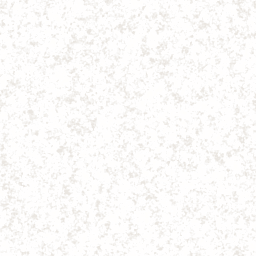
#> input picture assets/showroom/grain.webp, 256 x 256 px, given in place of color.jpg, which was not available; the run also reads 1 picture not shown here
$ python make_news_assets.py
#> lines starting #> are read from the running program, lines starting #| are printed output that depends on the picture
### tools/showroom-assets/auditorium/grade_hall.py
#!/usr/bin/env python3
"""Финальная цветокоррекция рендера зала «Обучения» под гамму сайта и выгрузка hall*.webp.

Вход:  /tmp/aud_graded.png (результат academy_auditorium.py, уже прошёл S.grade) либо путь первым аргументом.
Выход: assets/academy/hall.webp (2880×1620), hall-s.webp (1500 px), hall-m.webp (кроп для телефона 1,28:1, 1200 px);
       --out DIR — писать в другую папку (предпросмотр, сайт не трогаем).

Зачем отдельный шаг: рендер зала светлее и «белее» других страниц (L ≈ 78 против 68–70, chroma ≈ 11 против 15, hue 76° против 85–89° у стены брендов
и зала главной). Делаем частичный перенос цвета в Lab (не до полного совпадения — зал белый по задумке владельца):
  a, b — перенос к целевым средним, но с ВЕСОМ, который гасит правку у синих пикселей (кресла, арки, логотип): w = clip(1 + b/14, 0..1),
         поэтому тёмно-синий остаётся тёмно-синим, а кремовые стены/пол/латунь уходят в тёплый «травертиновый» тон сайта;
  L  — среднее → TARGET_L (67,5: зал чуть темнее, как просил заказчик), контраст × 1.09 вокруг среднего + мягкий локальный контраст CLAHE (clarity 0,32) — структура материалов и тени.
Параметры считаются по самому рендеру, поэтому все размеры получают один и тот же сдвиг.
"""
import sys, os
import numpy as np, cv2
from PIL import Image, ImageFilter

HERE = os.path.dirname(os.path.abspath(__file__))
ROOT = os.path.join(HERE, '..', '..', '..', 'assets', 'academy')
args = [a for a in sys.argv[1:] if not a.startswith('--')]
SRC = args[0] if args else '/tmp/aud_graded.png'
OUT = sys.argv[sys.argv.index('--out') + 1] if '--out' in sys.argv else ROOT
if '--out' in sys.argv and OUT in args: args.remove(OUT); SRC = args[0] if args else '/tmp/aud_graded.png'

T = dict(L_mean=float(os.environ.get('G_L', 64.0)), L_contrast=float(os.environ.get('G_LC', 1.09)), clarity=float(os.environ.get('G_CLARITY', .32)),
         a_mean=float(os.environ.get('G_A', .7)), b_mean=float(os.environ.get('G_B', 10.8)), chroma_max=float(os.environ.get('G_CMAX', 24)))      # общий цвет сайта: hue ≈ 85–86°, a ≈ 0,8, b ≈ 10–13 (было a 1,6 / b 13,2 / chroma ≤ 30 — «слишком жёлтый» зал, hue 83°)


def lab_of(rgb8):
    return cv2.cvtColor(rgb8.astype(np.float32) / 255, cv2.COLOR_RGB2LAB)


def stats(lab):
    L, A, B = lab[..., 0], lab[..., 1], lab[..., 2]
    return 'L %.1f±%.1f  a %.1f  b %.1f  chroma %.1f  hue %.1f°' % (L.mean(), L.std(), A.mean(), B.mean(), np.hypot(A, B).mean(), np.degrees(np.arctan2(B.mean(), A.mean())))


def regrade(img8, ref):
    """ref — Lab-статистика исходного кадра (чтобы все размеры сдвигались одинаково)"""
    lab = lab_of(img8); L, A, B = lab[..., 0], lab[..., 1], lab[..., 2]
    w = np.clip(1 + B / 14.0, 0, 1)                         # 1 — нейтральные/тёплые, 0 — насыщенно-синие
    w = cv2.GaussianBlur(w, (0, 0), 1.2)                    # без «ореолов» на кромках кресел и букв
    A2 = A + (T['a_mean'] - ref['a']) * w
    B2 = B + (T['b_mean'] - ref['b']) * w
    L2 = (L - ref['L']) * T['L_contrast'] + T['L_mean']
    # на самых светлых местах (экран, блики) не сдвигаем L вверх — иначе пересвет
    L2 = np.where(L > 94, np.minimum(L, 99), np.clip(L2, 0, 98.5))
    if T['clarity']:                                         # «живая» структура: мягкий локальный контраст (CLAHE по яркости) — штукатурка, ткань, камень читаются, тени глубже
        h_, w_ = L2.shape; L16 = np.clip(L2 / 100 * 65535, 0, 65535).astype(np.uint16)
        cl = cv2.createCLAHE(clipLimit=1.8, tileGridSize=(max(4, w_ // 360), max(3, h_ // 360))).apply(L16).astype(np.float32) / 65535 * 100
        L2 = L2 * (1 - T['clarity']) + cl * T['clarity']
    C = np.hypot(A2, B2); k = np.where(C > T['chroma_max'], T['chroma_max'] / np.maximum(C, 1e-3), 1.0)
    out = cv2.cvtColor(np.stack([L2, A2 * k, B2 * k], -1).astype(np.float32), cv2.COLOR_LAB2RGB)
    return (np.clip(out, 0, 1) * 255 + .5).astype(np.uint8)


# [20 lines left out: function main, not called in this run]


# [2 lines that do not run on import are left out]

### tools/showroom-assets/news/make_news_assets.py
#!/usr/bin/env python3
"""Материалы газеты (news.html, css/news-paper.css): плита каменного стола, бумага, «печатные» фото.

  python3 tools/showroom-assets/news/make_news_assets.py            # всё в assets/news/
  python3 tools/showroom-assets/news/make_news_assets.py table      # только стол (table / paper / photos)

Стол: травертин из пака CC0-текстур (travertine-ivory, зеркальная раскладка 2×2 — шов гасят свет и тень), цвет — к общему цвету сайта (Lab, hue ≈ 85°),
затем свет окна слева сверху и мягкая тень листьев (альфа слоя `assets/showroom/layer-plant.webp`, размытая, сдвинутая по лучу).
Бумага: волокна paper-white, бесшовно (зеркало 2×2), цвет газетной бумаги (тёплый кремовый, L ≈ 93).
Фото: «печатный» вид — цвет приглушён наполовину и сведён к тёплому тону сайта, чуть выше контраст; оригинал показывается при наведении и в чтении статьи."""
import os, sys
import numpy as np, cv2
from PIL import Image

HERE = os.path.dirname(os.path.abspath(__file__)); ROOT = os.path.normpath(os.path.join(HERE, '..', '..', '..'))
what = sys.argv[1] if len(sys.argv) > 1 else 'all'
sys.argv = sys.argv[:1]                                                         # grade_hall читает argv при импорте
sys.path.insert(0, os.path.join(HERE, '..', 'auditorium'))
import grade_hall as GH                                                         # lab_of / regrade / stats

TEX = os.path.join(ROOT, 'tools', 'showroom-assets', 'textures'); OUT = os.path.join(ROOT, 'assets', 'news')
os.makedirs(OUT, exist_ok=True)


def save(img, name, q=84):
    p = os.path.join(OUT, name); Image.fromarray(img).save(p, quality=q, method=6); print('%-18s %5d КБ  %s' % (name, os.path.getsize(p) // 1024, 'x'.join(map(str, img.shape[1::-1]))))


def table():
    tex = np.asarray(Image.open(os.path.join(TEX, 'travertine-ivory', 'color.jpg')).convert('RGB'))
    W, H = 2560, 1700
    big = cv2.resize(tex, (2700, 2700), interpolation=cv2.INTER_CUBIC)                                            # одна плита без швов: текстура чуть крупнее (×1,32), кроп из неё
    ox, oy = 70, 500
    crop = big[oy:oy + H, ox:ox + W].copy()
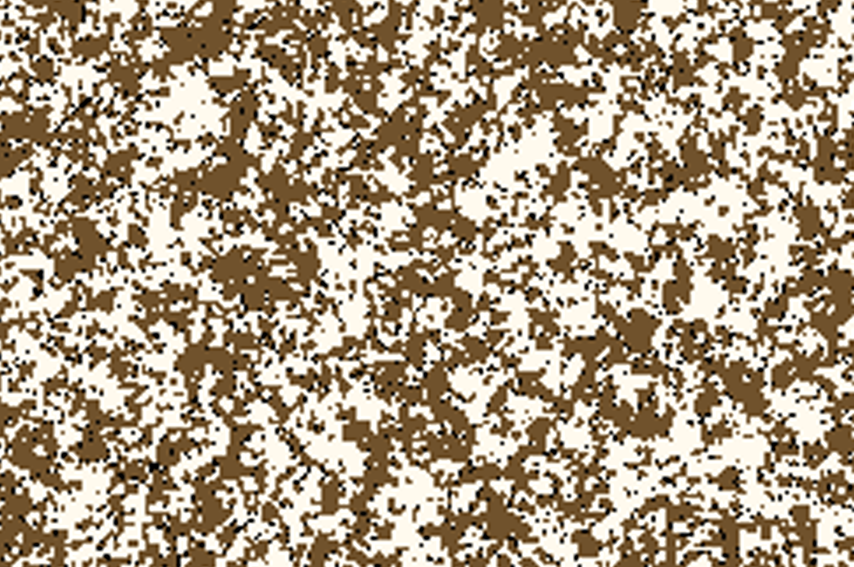
#> crop: shape (1700, 2560, 3) (shown at 1/3 size); mean R, G, B 170.9, 155, 132.7
    lab = GH.lab_of(crop); ref = dict(L=lab[..., 0].mean(), a=lab[..., 1].mean(), b=lab[..., 2].mean())
#> in lab_of, `return cv2.cvtColor(rgb8.astype(np.float32) / 255, cv2.COLOR_RGB2LAB)`: returned value: shape (1700, 2560, 3) float32; mean of channels 0, 1, 2 62.5, 3.5, 14.9
#> after `ref = dict(L=lab[..., 0].mean(), a=lab[..., 1].mean(), b=lab[..., 2].m`: ref = {'L': 63.44, 'a': 3.5, 'b': 14.85}
    GH.T.update(L_mean=70.0, L_contrast=1.10, clarity=0.0, a_mean=1.0, b_mean=12.6, chroma_max=24)
    img = GH.regrade(crop, ref).astype(np.float32) / 255
    yy, xx = np.mgrid[0:H, 0:W].astype(np.float32); u, v = xx / W, yy / H
    # свет окна слева сверху: мягкий градиент + блик на камне
    light = 1.08 - .24 * np.clip((u * .62 + v * .55), 0, 1.4)
    light *= 1 + .10 * np.exp(-(((u - .22) / .30) ** 2 + ((v - .18) / .26) ** 2))
    # тень листьев (слой с альфой): масштаб, поворот, наклон по лучу света, размытие — полутень
    pl = Image.open(os.path.join(ROOT, 'assets', 'showroom', 'layer-plant.webp')).convert('RGBA'); a = np.asarray(pl)[..., 3].astype(np.float32)[:int(pl.height * .62)] / 255                       # только листья — без вазы-шара
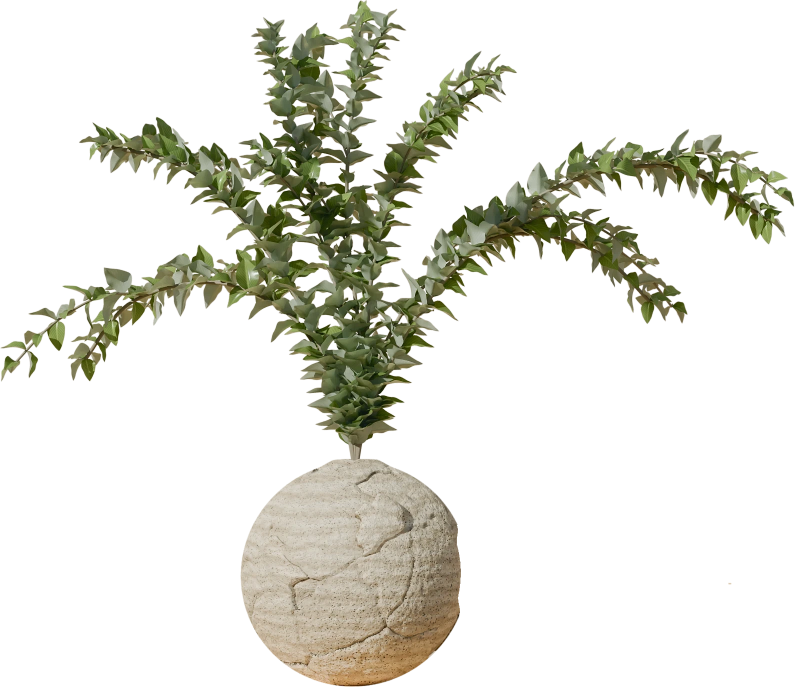
#> input picture assets/showroom/layer-plant.webp, 1589 x 1375 px (shown at 1/2 size)
#> in table, pl is the input picture: PIL image 1589x1375 RGBA; mean R, G, B, A 172.2, 164.1, 143.3, 58.3

    def leaf_shadow(scale, ang, shear, cx, cy, blur):
        h0, w0 = a.shape; s = cv2.resize(a, (int(w0 * scale), int(h0 * scale)), interpolation=cv2.INTER_AREA)
        M = cv2.getRotationMatrix2D((s.shape[1] / 2, s.shape[0] / 2), ang, 1.0); M[0, 1] += shear
        s = cv2.warpAffine(s, M, (s.shape[1], s.shape[0]), flags=cv2.INTER_LINEAR)
        canvas = np.zeros((H, W), np.float32); x0, y0 = int(cx - s.shape[1] / 2), int(cy - s.shape[0] / 2)
        xs0, ys0 = max(0, -x0), max(0, -y0); xe, ye = min(s.shape[1], W - x0), min(s.shape[0], H - y0)
        if xe > xs0 and ye > ys0: canvas[y0 + ys0:y0 + ye, x0 + xs0:x0 + xe] = s[ys0:ye, xs0:xe]
        return cv2.GaussianBlur(canvas, (0, 0), blur)
    sh = leaf_shadow(1.45, 24, .22, W * .86, H * .26, 7) * .36 + leaf_shadow(1.0, -18, -.2, W * .06, H * .92, 11) * .22 + leaf_shadow(.7, 40, .15, W * .62, H * .98, 14) * .14
    img = img * light[..., None] * (1 - np.clip(sh, 0, .5)[..., None] * np.array([.80, .84, .90], np.float32))          # тень чуть теплее/голубее света — как в сцене
    # виньетка и тонкое зерно (скрывает зеркальный шов)
    vg = 1 - .26 * np.clip(np.hypot((u - .5) * 1.25, (v - .5) * 1.1) - .35, 0, 1)
    rng = np.random.default_rng(7); img = img * vg[..., None] + rng.normal(0, .006, img.shape[:2])[..., None]
    out = (np.clip(img, 0, 1) * 255 + .5).astype(np.uint8)
    print('стол:', GH.stats(GH.lab_of(out)))
#> in lab_of (call 3), `return cv2.cvtColor(rgb8.astype(np.float32) / 255, cv2.COLOR_RGB2LAB)`: returned value: shape (1700, 2560, 3) float32; mean of channels 0, 1, 2 59.1, 0.9, 11
#| стол: L 59.2±27.7  a 0.9  b 10.9  chroma 11.9  hue 85.1°
    save(out, 'table.webp', 82)
    save(cv2.resize(out, (1500, 996), interpolation=cv2.INTER_AREA), 'table-s.webp', 80)


def paper():
    src = np.asarray(Image.open(os.path.join(TEX, 'paper-white', 'color.jpg')).convert('RGB')).astype(np.float32)
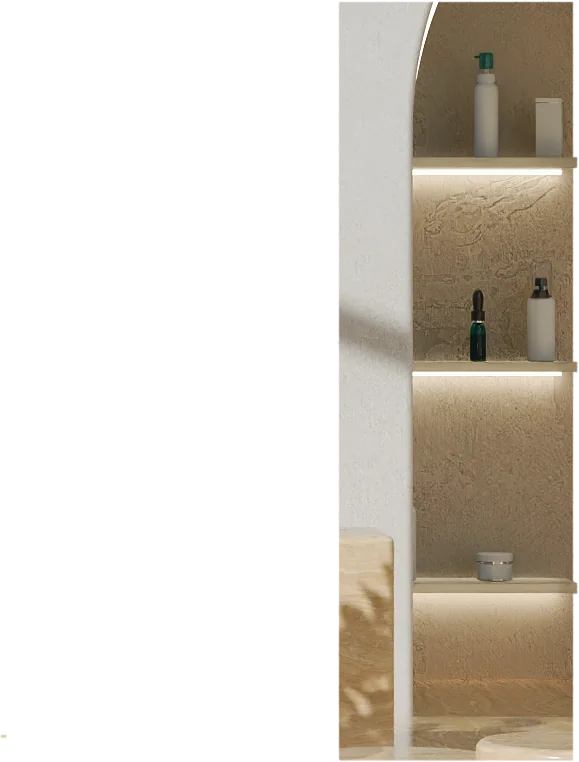
#> input picture assets/showroom/layer-niche.webp, 579 x 762 px, given in place of color.jpg, which was not available
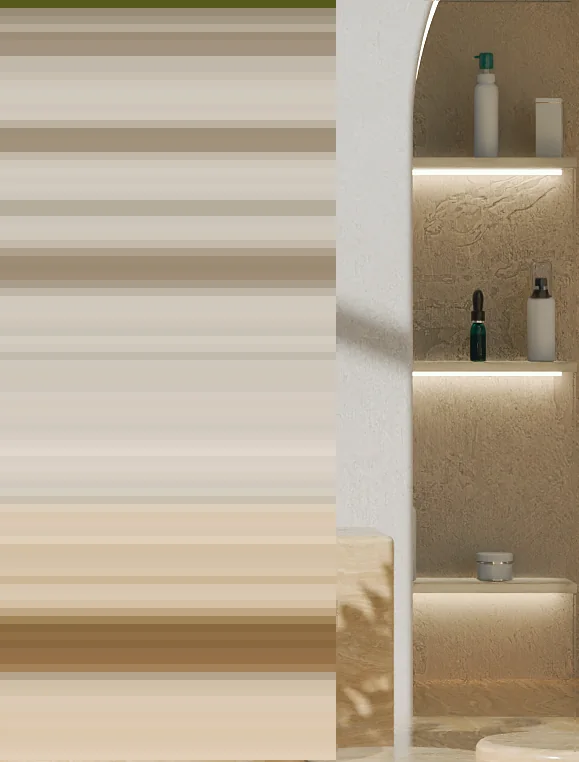
#> src: shape (762, 579, 3) float32; mean R, G, B 180.3, 165.6, 144.5
    t = src[44:556, 120:632]; g = t.mean(2); g = (g - g.mean()) / (g.std() + 1e-3)                              # только волокна
#> after `g = t.mean(2)`:
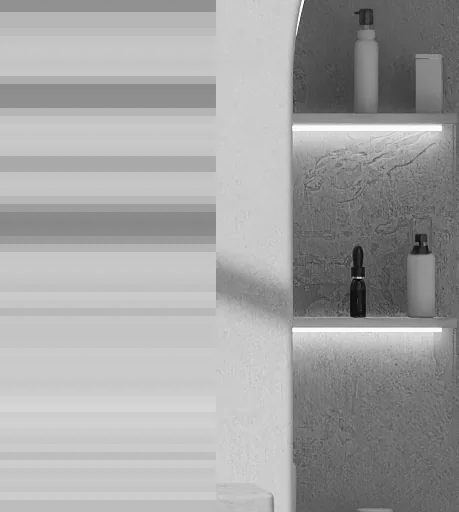
#> g: shape (512, 459) float32; min 2.33, max 254.3, mean 163.4
    tile = np.concatenate([np.concatenate([g, g[:, ::-1]], 1), np.concatenate([g[::-1], g[::-1, ::-1]], 1)], 0)
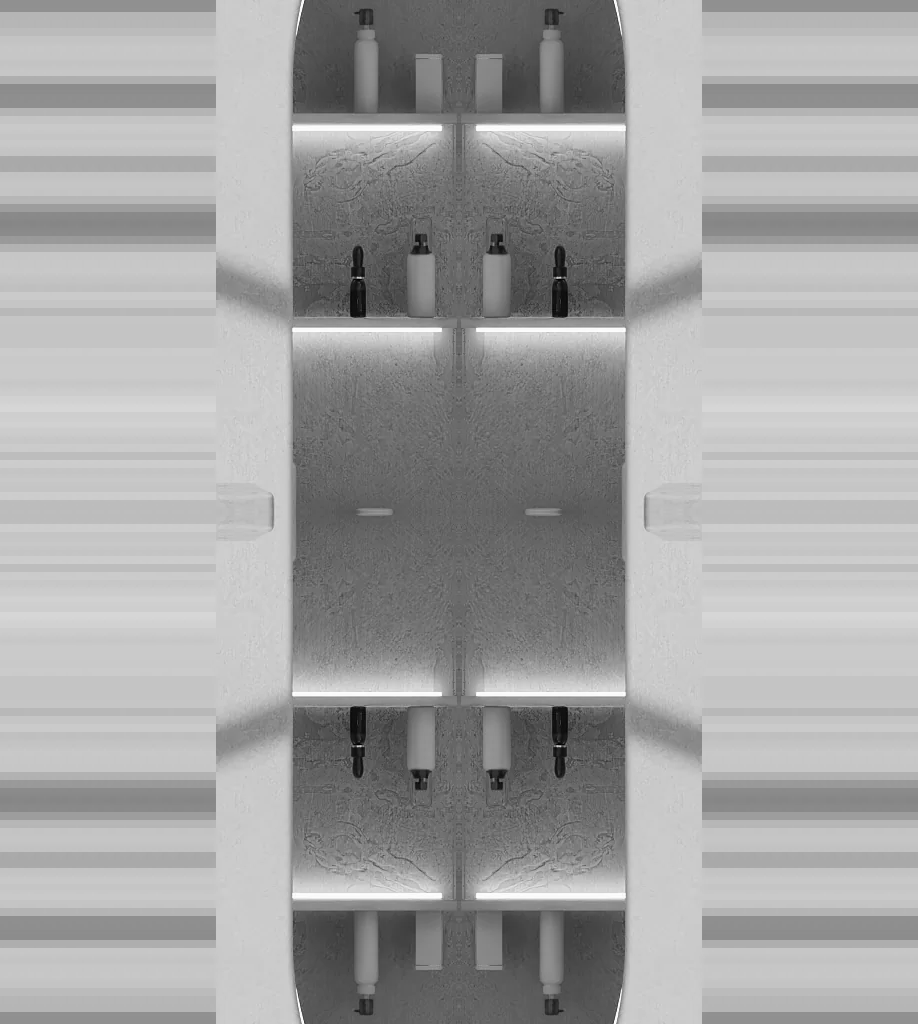
#> tile: shape (1024, 918) float32; min -3.61, max 2.04, mean -3.97e-08; drawn with min black and max white
    base = np.array([244, 238, 222], np.float32)                                                                   # газетная бумага: тёплый кремовый
    img = base[None, None] * (1 + tile[..., None] * .012)
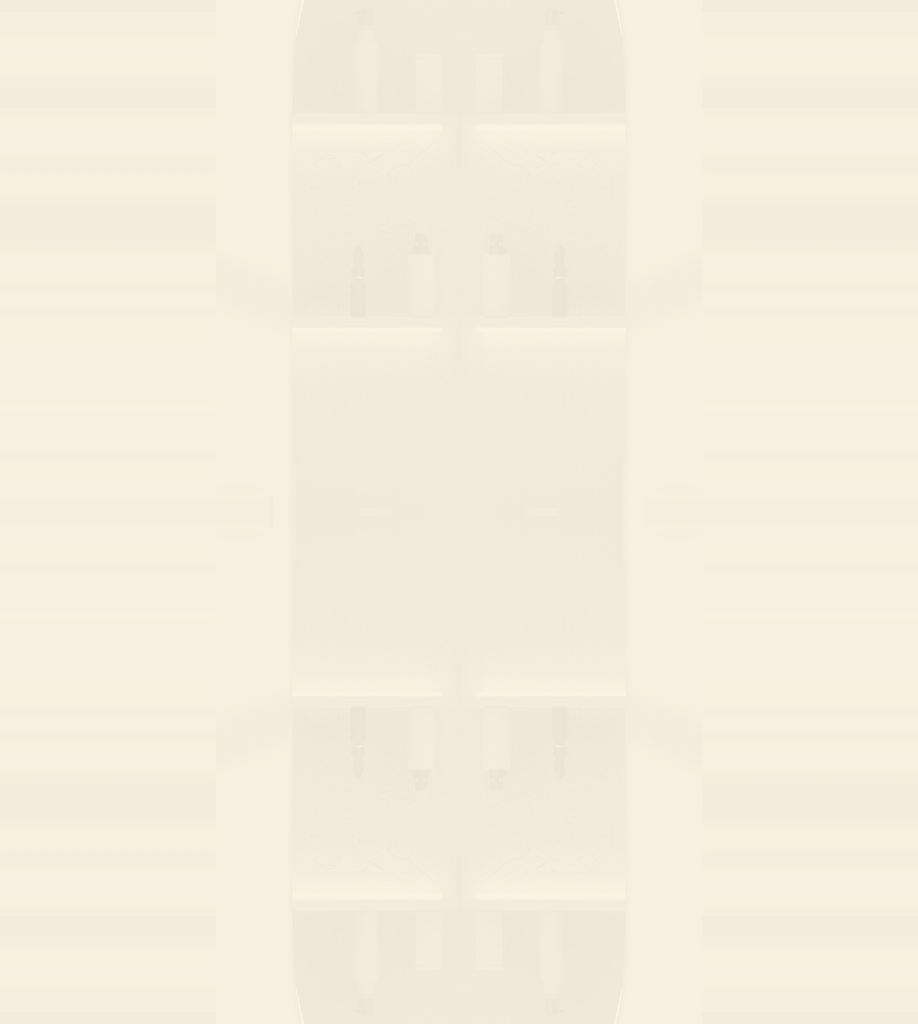
#> img: shape (1024, 918, 3) float32; mean of channels 0, 1, 2 242.7, 238.4, 222.4; drawn as R, G, B
    img += np.random.default_rng(3).normal(0, 1.1, img.shape[:2])[..., None]
    out = np.clip(img, 0, 255).astype(np.uint8); print('бумага:', GH.stats(GH.lab_of(out)))
#| бумага: L 93.8±1.1  a -0.7  b 8.4  chroma 8.5  hue 94.5°
    save(out, 'paper.webp', 78)


def print_look(rgb, chroma=.52, contrast=1.07, warm=(.5, 4.5)):
    lab = GH.lab_of(rgb); L, A, B = lab[..., 0], lab[..., 1], lab[..., 2]
    A2 = A * chroma + warm[0]; B2 = B * chroma + warm[1]
    L2 = (L - 52) * contrast + 54
    o = cv2.cvtColor(np.stack([np.clip(L2, 0, 99), A2, B2], -1).astype(np.float32), cv2.COLOR_LAB2RGB)
    o = (np.clip(o, 0, 1) * 255 + .5).astype(np.uint8)
    bl = cv2.GaussianBlur(o, (0, 0), 1.1); return cv2.addWeighted(o, 1.35, bl, -.35, 0)                              # лёгкая резкость печати


def photos():
    jobs = [('assets/academy/video-2.webp', 'ph-seminar-a.webp', (0, 0, 1280, 720), 960), ('assets/academy/video-3.webp', 'ph-seminar-b.webp', (0, 0, 1280, 720), 960),
            ('assets/academy/video-4.webp', 'ph-presenter.webp', (370, 0, 910, 720), 560), ('assets/photos/photo-02-about.webp', 'ph-team.webp', None, 800),
            ('assets/photos/photo-05-expertise.webp', 'ph-care.webp', None, 600)]
    for src, name, box, w in jobs:
        im = Image.open(os.path.join(ROOT, src)).convert('RGB')
        if box: im = im.crop(box)
        if im.width > w: im = im.resize((w, round(im.height * w / im.width)), Image.LANCZOS)
        save(print_look(np.asarray(im), chroma=.38 if 'seminar' in name else .52), name, 80)


if what in ('all', 'table'): table()
if what in ('all', 'paper'): paper()
#> (the run stopped early here; a loop or call above may not have finished)
